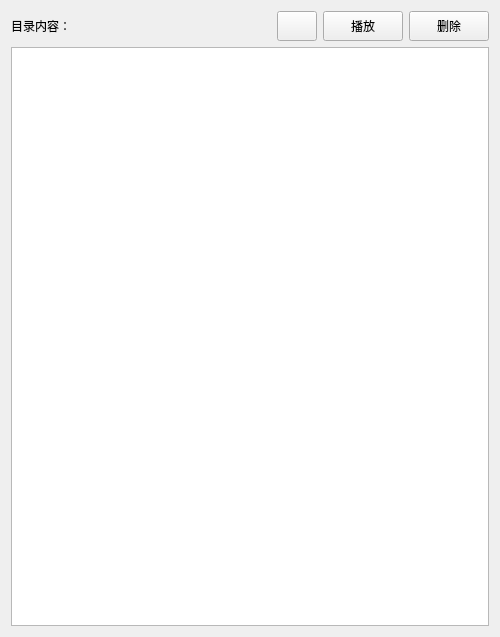
<?xml version="1.0" encoding="UTF-8"?>
<ui version="4.0">
 <class>SourcefileWidget</class>
 <widget class="QWidget" name="SourcefileWidget">
  <property name="geometry">
   <rect>
    <x>0</x>
    <y>0</y>
    <width>500</width>
    <height>637</height>
   </rect>
  </property>
  <property name="windowTitle">
   <string>Form</string>
  </property>
  <layout class="QGridLayout" name="gridLayout">
   <item row="0" column="0">
    <widget class="QLabel" name="label">
     <property name="text">
      <string>目录内容：</string>
     </property>
    </widget>
   </item>
   <item row="0" column="1">
    <widget class="QPushButton" name="createDirectoryBtn">
     <property name="minimumSize">
      <size>
       <width>40</width>
       <height>30</height>
      </size>
     </property>
     <property name="maximumSize">
      <size>
       <width>40</width>
       <height>30</height>
      </size>
     </property>
     <property name="text">
      <string/>
     </property>
     <property name="icon">
      <iconset resource="fastvideo.qrc">
       <normaloff>:/images/newdirectory.png</normaloff>:/images/newdirectory.png</iconset>
     </property>
    </widget>
   </item>
   <item row="0" column="2">
    <widget class="QPushButton" name="filePlayBtn">
     <property name="minimumSize">
      <size>
       <width>80</width>
       <height>30</height>
      </size>
     </property>
     <property name="maximumSize">
      <size>
       <width>80</width>
       <height>30</height>
      </size>
     </property>
     <property name="text">
      <string>播放</string>
     </property>
     <property name="icon">
      <iconset resource="fastvideo.qrc">
       <normaloff>:/images/play.png</normaloff>:/images/play.png</iconset>
     </property>
    </widget>
   </item>
   <item row="0" column="3">
    <widget class="QPushButton" name="fileDelBtn">
     <property name="minimumSize">
      <size>
       <width>80</width>
       <height>30</height>
      </size>
     </property>
     <property name="maximumSize">
      <size>
       <width>80</width>
       <height>30</height>
      </size>
     </property>
     <property name="text">
      <string>删除</string>
     </property>
     <property name="icon">
      <iconset resource="fastvideo.qrc">
       <normaloff>:/images/delete.png</normaloff>:/images/delete.png</iconset>
     </property>
    </widget>
   </item>
   <item row="1" column="0" colspan="4">
    <widget class="QTreeView" name="treeView">
     <property name="editTriggers">
      <set>QAbstractItemView::NoEditTriggers</set>
     </property>
    </widget>
   </item>
  </layout>
 </widget>
 <resources>
  <include location="fastvideo.qrc"/>
 </resources>
 <connections/>
</ui>
